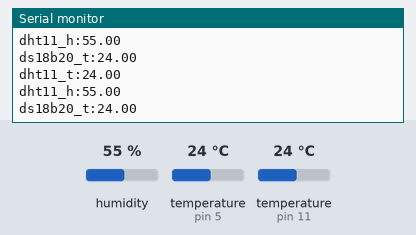
The sketch below on a simulated Arduino Uno, built with avr-gcc and run on an emulated ATmega328P. Shown: the last lines printed to the serial monitor. The test bench sets the inputs (shaded band); at power-on: humidity 55 %, temperature (sensors on pin 11, pin 5) 24 °C.

Above: at 6.6 s.
6.7 s: humidity set to 22 %
At 12.2 s:
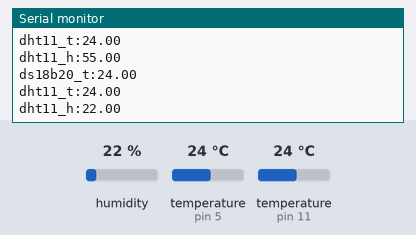
13.2 s: temperature (sensor on pin 11) set to 12 °C
At 18.9 s:
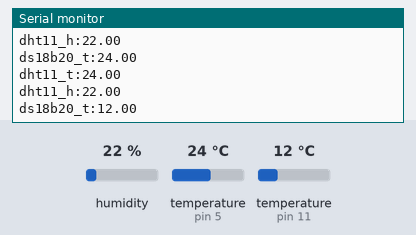
19.7 s: temperature (sensor on pin 5) set to 12 °C
At 25.3 s:
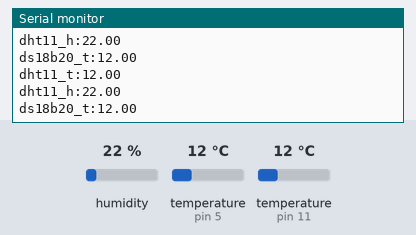
26.2 s: temperature (sensor on pin 11) set to 19 °C
At 30.5 s:
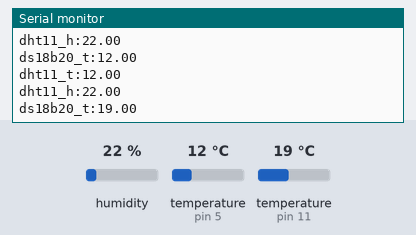
32.7 s: humidity set to 40 %
At 36.9 s:
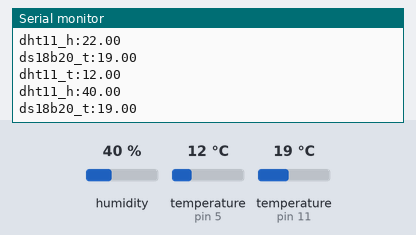
Timing chart, 0 to 38.4 s (numbered marks = the images above; inputs shaded):
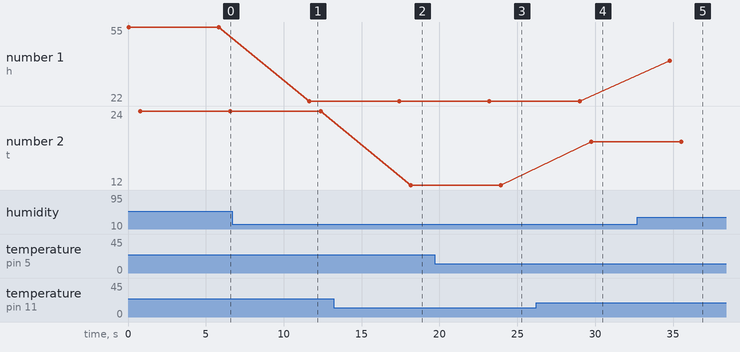

Measured:
- after the input at 6.7 s, the serial monitor: prints a new line after 4.9 s (image 1)
- after the input at 13.2 s, the serial monitor: prints a new line after 5.0 s (image 2)
- after the input at 19.7 s, the serial monitor: prints a new line after 3.5 s (image 3)
- after the input at 26.2 s, the serial monitor: prints a new line after 3.5 s (image 4)
- after the input at 32.7 s, the serial monitor: prints a new line after 2.1 s (image 5)
- plotted number 1: 55 → 22 after the input at 6.7 s, 22 → 40 after the input at 32.7 s
- plotted number 2: 24 → 12 after the input at 13.2 s, 12 → 19 after the input at 26.2 s

The sketch:

SCB_Standard_DHT11_and_DS18B20.ino
```cpp
#include <OneWire.h>
#include <DallasTemperature.h>
#include <dht.h>

// Pin for DS18B20 Temp sensor
#define ONE_WIRE_BUS 11
OneWire oneWire(ONE_WIRE_BUS);
DallasTemperature sensors(&oneWire);

// Pin for DHT11 Temp/Humidity sensor
dht DHT;
#define DHT11_PIN 5

void setup(){
  Serial.begin(9600);
  sensors.begin(); // Starts DallasTemperature lib
}

void ds18b20(){
  sensors.requestTemperatures();
  Serial.print("ds18b20_t:");
  Serial.println(sensors.getTempCByIndex(0));
}

void dht11(){
  int chk = DHT.read11(DHT11_PIN);
  Serial.print("dht11_t:");
  Serial.println(DHT.temperature);
  Serial.print("dht11_h:");
  Serial.println(DHT.humidity);
}

void loop() {
   dht11();
   ds18b20();
   delay(5000);
}
```
